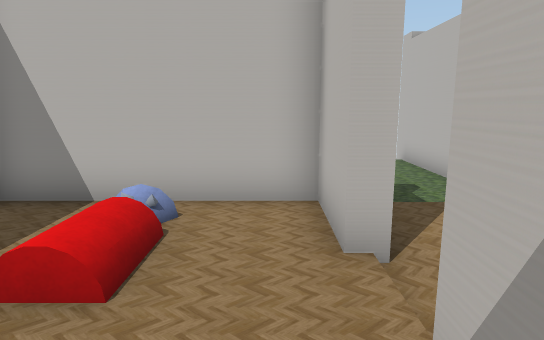
View 1 (above)

13 first-person views from a walk through a Unity game level. The camera is 1.5 m above the floor, tilts 10° down and sees 75° across. Doors are open. The floor is counted in squares, 1 m on a side. Each view is taken from the middle of a square. On the plan, view 1 faces up. The plan holds only what a view shows up to about 16 squares ahead; the rest is blank. The place goes on beyond the plan. The player is left out. Some surface patterns are stand-ins.

View 2
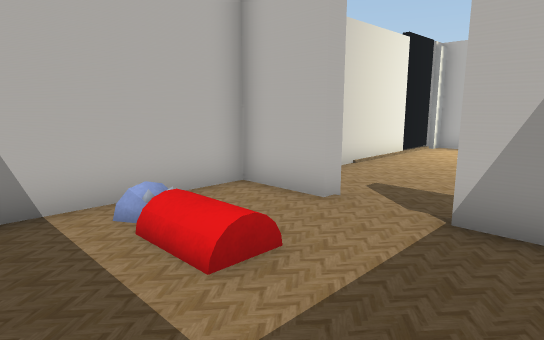

View 3
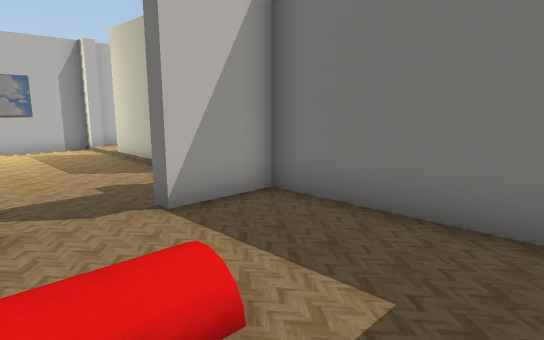

View 4
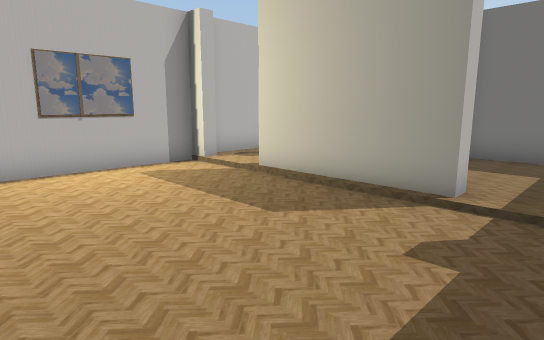

View 5
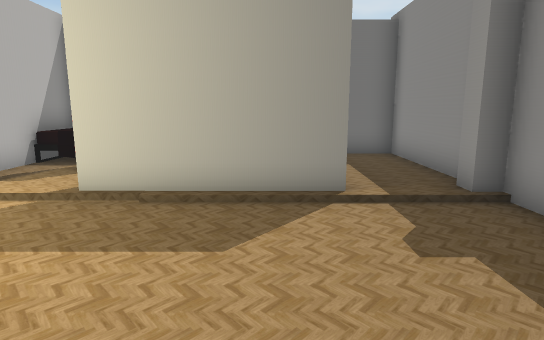

View 6
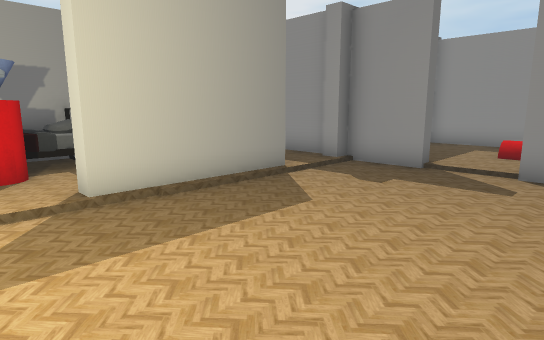

View 7
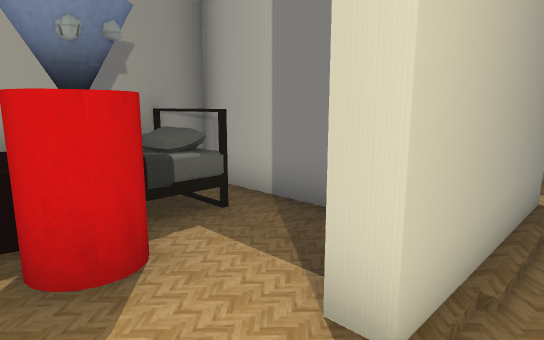

View 8
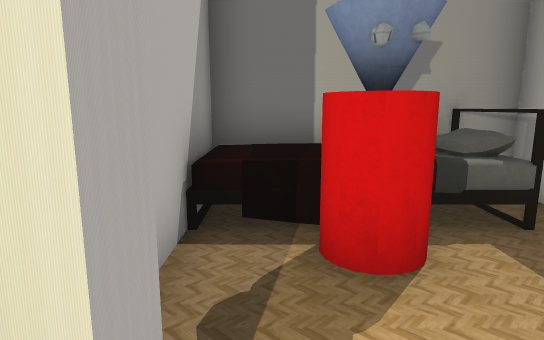

View 9
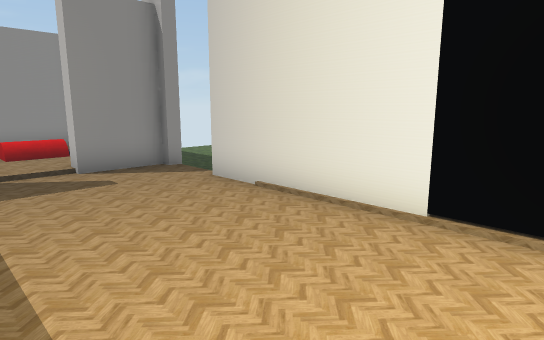

View 10
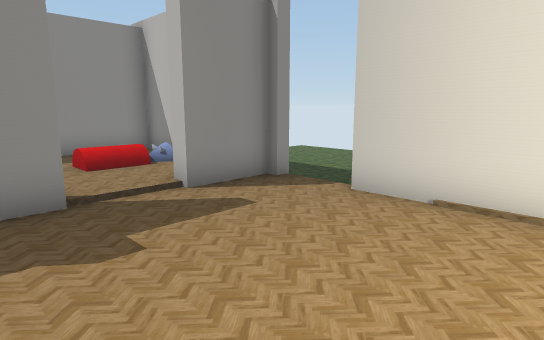

View 11
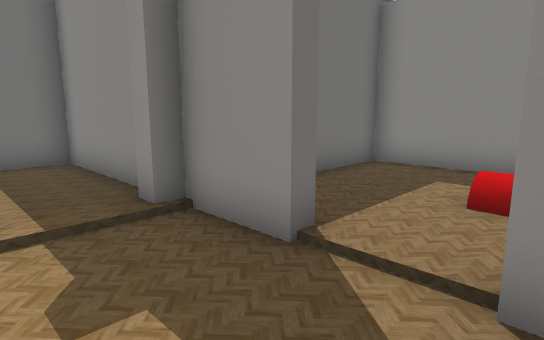

View 12
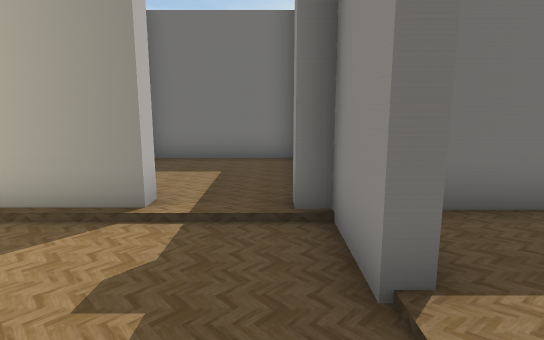

View 13
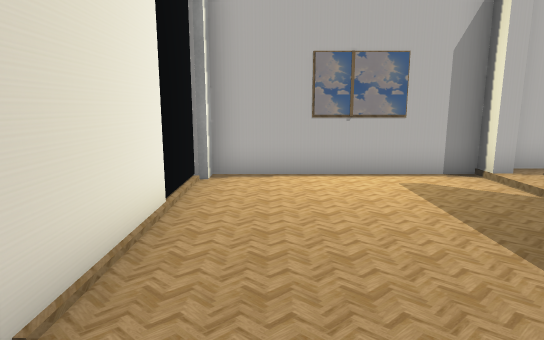

### Floor plan
Ten units are one square. View 1 is at (0, 0); x grows to the right and y downward. Boxes are objects, and circles mark ways between rooms. Rooms are numbered by the first view taken in them; rooms with no view inside come last. Other rooms are left out.
<svg viewBox="-51 -65 166 127">
<path fill="none" stroke="#000" d="M7 -35 7 -56 -46 -56 -46 8 7 8 7 -15M38 8 82 8M12 -15 12 8 17 8M104 -53 104 -56 34 -56M17 -56 12 -56 12 -35M110 8 110 -53M61 28 61 57 110 57 110 12M14 14 14 57 52 57"/>
<rect x="65" y="35" width="40" height="20" fill="#bbb"><title>other object</title></rect>
<rect x="85" y="25" width="10" height="10" fill="#bbb"><title>other object</title></rect>
<circle cx="10" cy="-25" r="3" fill="#2a7"/>
<circle cx="95" cy="10" r="3" fill="#2a7"/>
<circle cx="25" cy="10" r="3" fill="#2a7"/>
<text x="-20" y="-30">1</text>
<text x="60" y="-20">2</text>
<text x="80" y="30">3</text>
<text x="30" y="30">4</text>
</svg>
Room 1 opens to room 2. Room 2 opens to room 3. Room 2 opens to room 4.

Where each view was taken, in squares from view 1:
view 1: 0 up, 0 right, facing up
view 2: 0 up, 4 left, facing up-right
view 3: 4 up, 4 left, facing down-right
view 4: 5 up, 2 right, facing down-right
view 5: 5 up, 5 right, facing down
view 6: 5 up, 10 right, facing down-left
view 7: 0 up, 10 right, facing down-left
view 8: 0 up, 10 right, facing down
view 9: 1 up, 10 right, facing up-left
view 10: 0 up, 7 right, facing up-left
view 11: 4 up, 4 right, facing down-left
view 12: 4 up, 2 right, facing down
view 13: 4 up, 3 right, facing right
